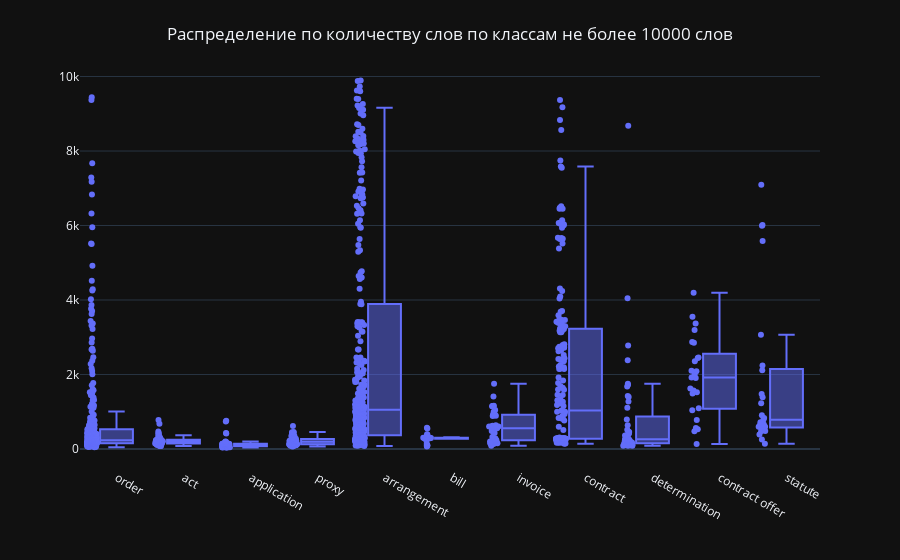

Source (notebook cell):
### Code cell
build_box(df[df['word_count'] < 10000], 'class', 'word_count', 'Распределение по количеству слов по классам не более 10000 слов', '', '')

### Figure 1 — Plotly figure (JSON) as saved in the notebook; plotly's stock layout.template omitted (floating-point values rounded to 4 significant figures; data arrays with more than 128 entries replaced by an {"elided": "..."} marker saying what was removed)
{"data": [{"alignmentgroup": "True", "boxpoints": "all", "hovertemplate": "class=%{x}<br>word_count=%{y}<extra></extra>", "legendgroup": "", "marker": {"color": "#636efa"}, "name": "", "notched": false, "offsetgroup": "", "orientation": "v", "showlegend": false, "type": "box", "x": {"elided": "1157 str values"}, "x0": " ", "xaxis": "x", "y": {"elided": "1157 int values"}, "y0": " ", "yaxis": "y"}], "layout": {"autosize": true, "boxmode": "group", "legend": {"tracegroupgap": 0}, "margin": {"t": 60}, "showlegend": false, "title": {"text": "Распределение по количеству слов по классам не более 10000 слов", "x": 0.5, "y": 0.95}, "xaxis": {"anchor": "y", "autorange": true, "domain": [0, 1], "range": [-0.5266, 10.5], "title": {"text": ""}, "type": "category"}, "yaxis": {"anchor": "x", "autorange": true, "domain": [0, 1], "range": [-510.7, 10440.0], "title": {"text": ""}, "type": "linear"}}}
